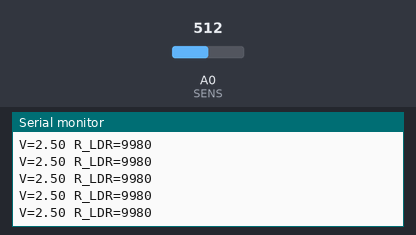
The sketch below on a simulated Arduino Uno, built with avr-gcc and run on an emulated ATmega328P. Shown: the last lines printed to the serial monitor. The inputs (shaded band) are chosen by the test bench; at power-on: A0 (SENS) = 512.

Above: at 1.2 s.
1.3 s: A0 (SENS) set to 716
At 1.69 s:
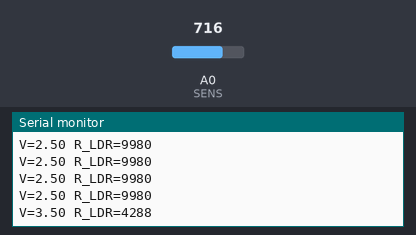
2.8 s: A0 (SENS) set to 900
At 2.94 s:
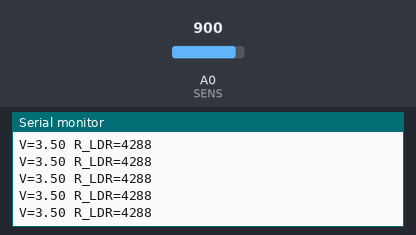
Timing chart, 0 to 5.8 s (numbered marks = the images above; inputs shaded):
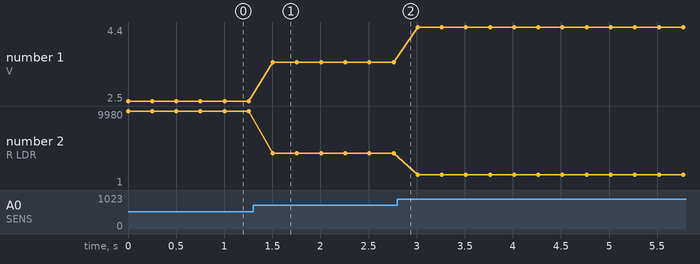

Measured:
- after the input at 1.3 s, the serial monitor: prints a new line after 0.21 s (image 1)
- plotted number 1: 2.5 → 3.5 after the input at 1.3 s, 3.5 → 4.4 after the input at 2.8 s
- plotted number 2: 9980 → 4288 after the input at 1.3 s, 4288 → 1 after the input at 2.8 s

The sketch:

ldr_bolucu.ino
```cpp
// LDR gerilim bölücü: 5V -> LDR -> A0 -> 10 kΩ -> GND
// Işık arttıkça LDR direnci düşer, A0 gerilimi yükselir: V = 5 · 10k / (R_LDR + 10k)
const int SENS = A0;

void setup() {
  Serial.begin(9600);
}

void loop() {
  int ham = analogRead(SENS);
  float v = ham * 5.0 / 1023.0;
  // Bölücü denkleminden LDR direncini geri hesapla
  float rLdr = v > 0.01 ? 10000.0 * (5.0 - v) / v : 1e9;
  Serial.print("V=");
  Serial.print(v, 2);
  Serial.print(" R_LDR=");
  Serial.println(rLdr, 0);
  delay(250);
}
```
